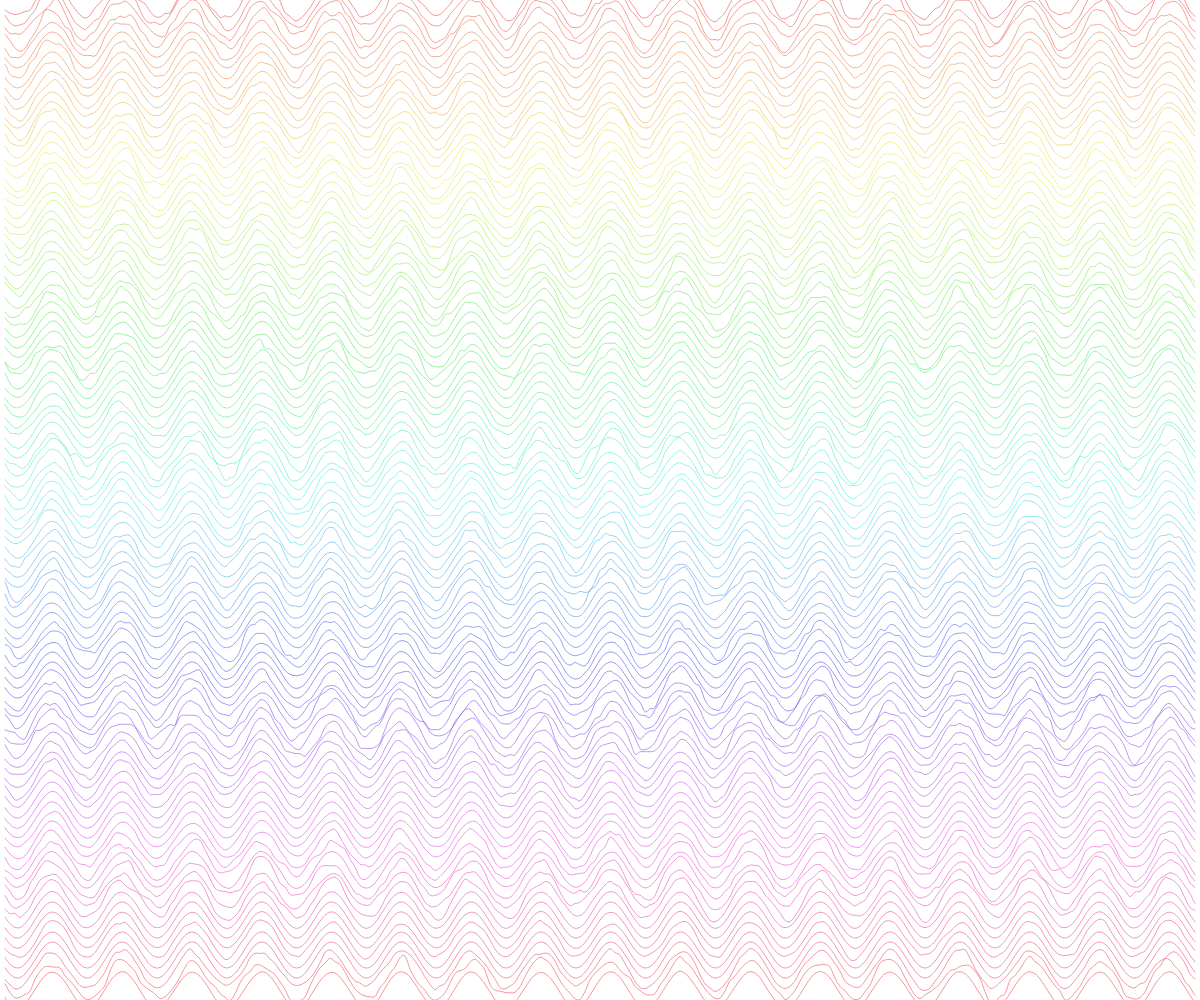
Frame 1 (no input)
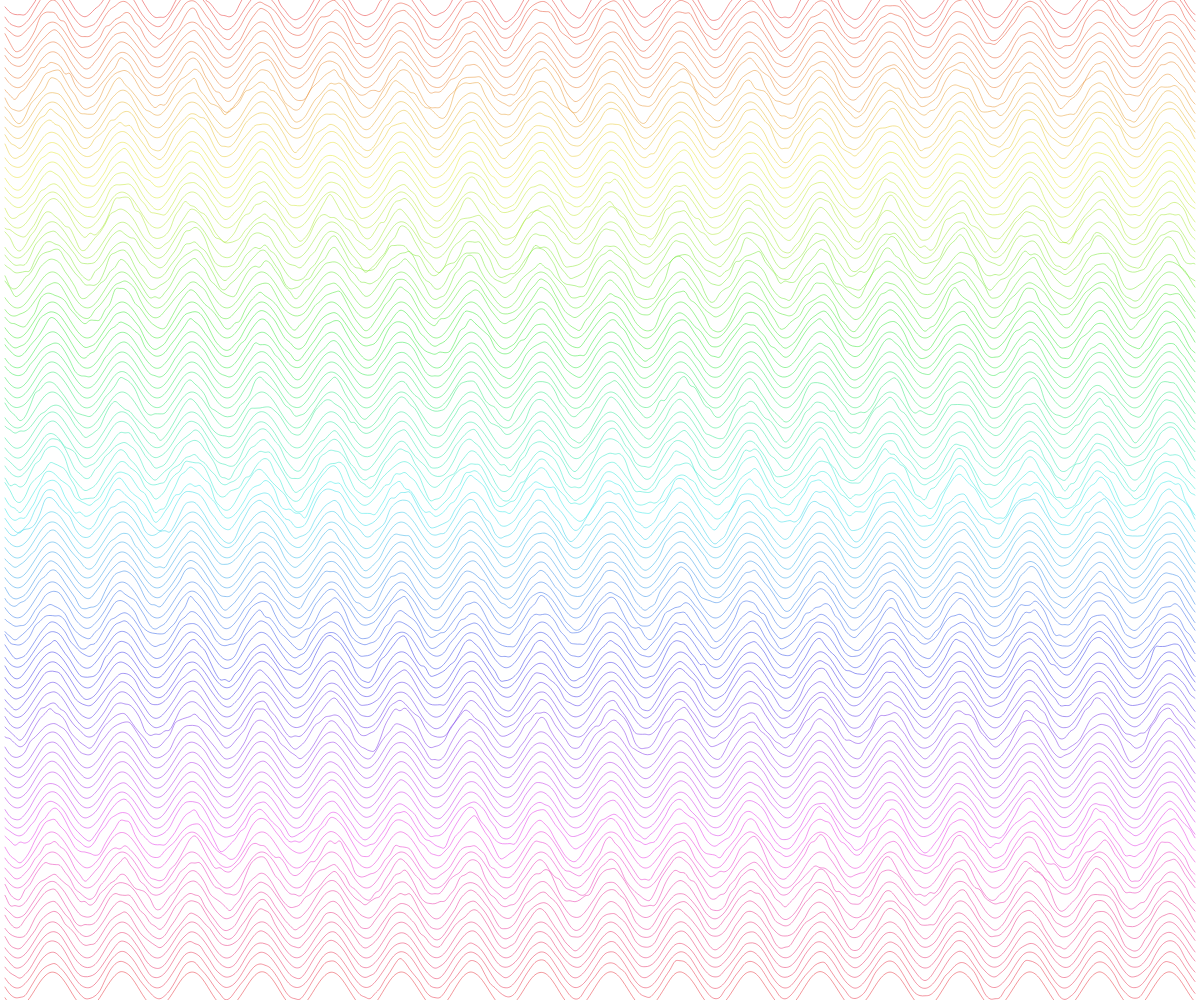
Frame 60 (no input)
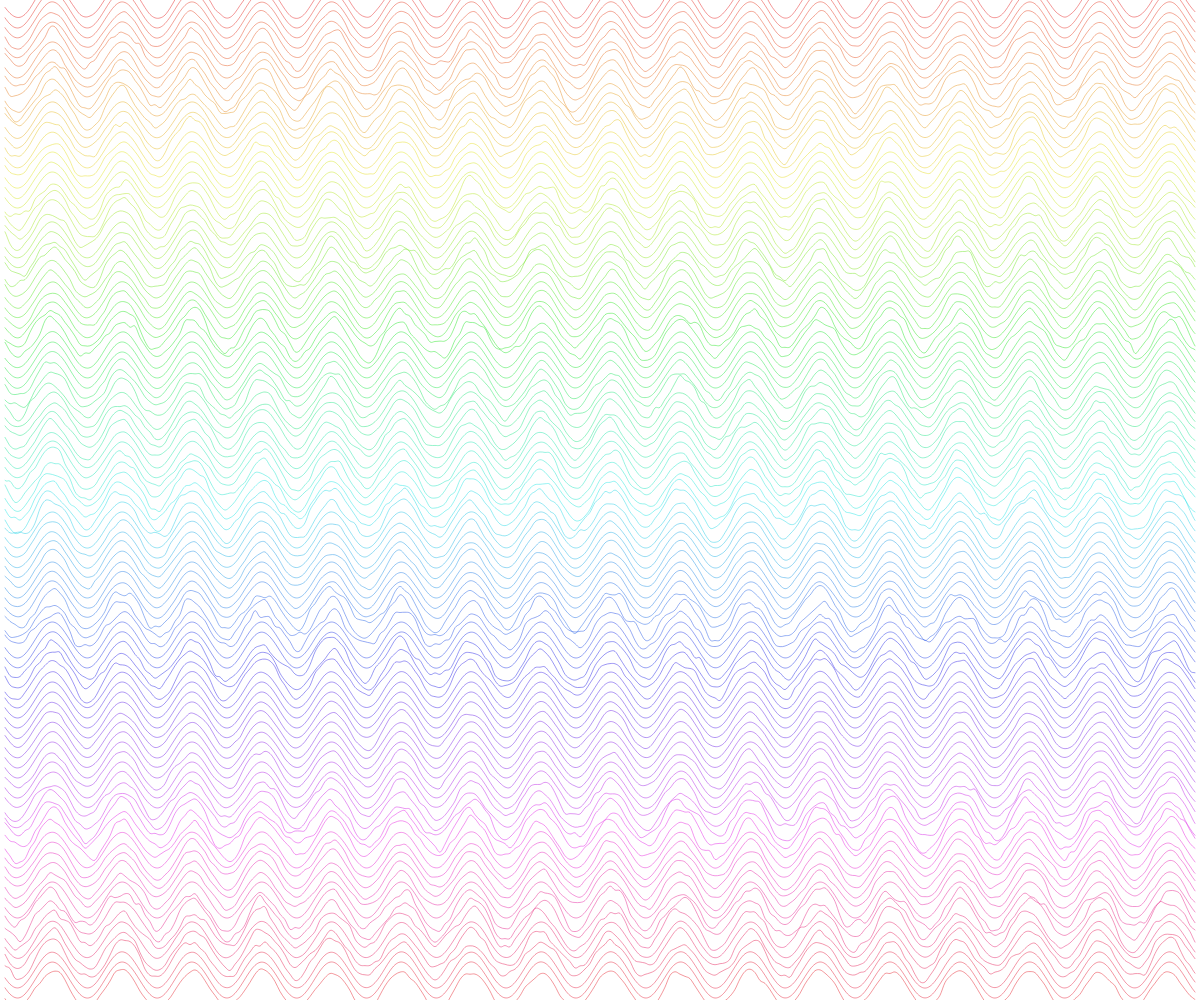
Frame 120 (the mouse pressed at the canvas centre since frame 60)

The p5.js sketch that drew these frames (run headless with seeded random() and noise() and a simulated clock; from frame 60 on, the mouse is pressed at the canvas centre):

// p5.js sketch
// ── sketch.js
let lines = [];
let numLines = 100; // Control the number of lines
let baseNoiseScale = 0.005; // Scale for base wave pattern
let aberrationNoiseScale = 0.08; // Scale for aberration wave pattern
let aberrationStrength = 20; // Adjusted for subtle curvature

function setup() {
  createCanvas(windowWidth, windowHeight);
  colorMode(HSB, 360, 100, 100); // Use HSB color mode for vibrant colors
  // Initialize lines with unique properties
  for (let i = 0; i < numLines; i++) {
    let hue = map(i, 0, numLines, 0, 360); // Color spread across spectrum
    lines.push(new Line(i / numLines * height, hue));
  }
}

function draw() {
  background(255);
  lines.forEach(line => line.update().display());
}

class Line {
  constructor(baseY, hue) {
    this.baseY = baseY; // Base y-position for each line to spread them vertically
    this.yoff = random(1000); // Perlin noise offset for each line
    this.color = color(hue, 80, 90); // Assign a unique color based on hue
    this.aberrationPhase = random(TWO_PI); // Start phase for aberrations at a random point
  }

  update() {
    this.yoff += 0.005; // Slow increment for organic movement
    this.aberrationPhase += 0.02; // Slowly change the aberration phase
    return this; // Allows for method chaining
  }

  display() {
    noFill();
    stroke(this.color);
    strokeWeight(0.5);
    beginShape();

    let aberrationFactor = (sin(this.aberrationPhase) + 1) / 2; // Oscillate between 0 and 1

    for (let x = 0; x <= width; x += 5) { // Increased resolution for smoother curves
      // Interpolate between base wave and aberrated wave
      let yNoise = noise(this.yoff + x * aberrationNoiseScale) * aberrationStrength;
      let yBase = this.baseY + sin(x * 0.09) * aberrationStrength * 0.9; // Adjusted for more wave periods
      let y = yBase + (yNoise - aberrationStrength / 2) * aberrationFactor;

      curveVertex(x, y); // Use curveVertex for smoother, curved lines
    }

    endShape();
  }
}
